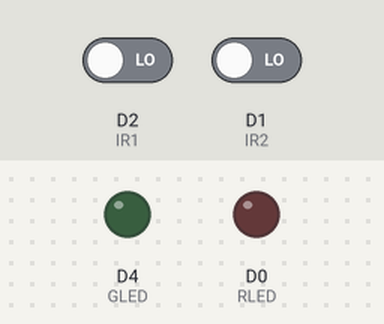
Bench run of a sketch on a simulated ESP8266 (NodeMCU). Parts: output pins drawn as LEDs (lit = HIGH). The inputs (shaded band) are chosen by the test bench; at power-on: D2 (IR1) LOW, D1 (IR2) LOW. WiFi joins after 1.5 s; servers stay silent unless stated; what the sketch prints to the serial monitor is not drawn.

Above: at 0.0 s.
At 1.6 s:
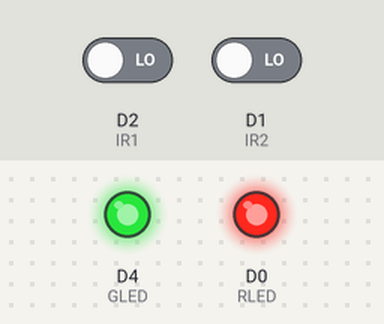
At 4.0 s:
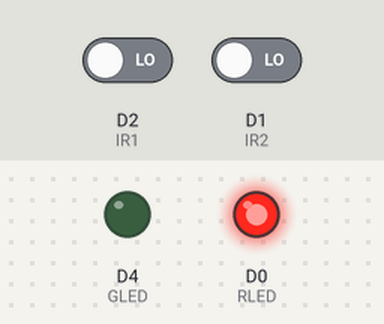
At 24.6 s:
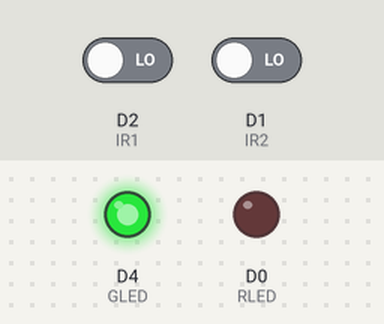
Timing chart, 0 to 26.1 s (numbered marks = the images above):
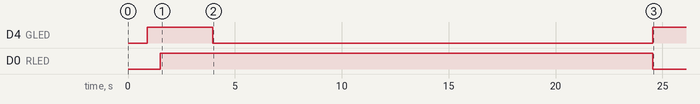

The sketch:

smartqueue_nodemcu.ino
```cpp
// ═══════════════════════════════════════════════
//  SmartQueue — NodeMCU ESP8266 V3
//  IR1=D2, IR2=D1, Green=D4, Red=D0
//  Firebase Anonymous Auth
// ═══════════════════════════════════════════════

#include <ESP8266WiFi.h>
#include <Firebase_ESP_Client.h>
#include "addons/TokenHelper.h"
#include "addons/RTDBHelper.h"

// ── FILL THESE ──────────────────────────────────
#define WIFI_SSID  "mahi"
#define WIFI_PASS  "987654321"
#define API_KEY    "AIzaSyBnxgIYK7eLGl5PvDurj6LuOZj3i9meqdE"
#define DB_URL     "https://smartqueue-d1306-default-rtdb.firebaseio.com"

// ── PINS (NodeMCU D-pins) ───────────────────────
#define IR1  D2   // GPIO4  - Entry sensor
#define IR2  D1   // GPIO5  - Exit sensor
#define GLED D4   // GPIO2  - Green LED (space ok)
#define RLED D0   // GPIO16 - Red LED (full)
#define MAX  15   // Max capacity

// ── FIREBASE ────────────────────────────────────
FirebaseData fbdo;
FirebaseAuth auth;
FirebaseConfig config;

// ── STATE ───────────────────────────────────────
int  count = 0;
bool ir1t  = false;
bool ir2t  = false;
unsigned long t1 = 0, t2 = 0;
bool fbReady = false;

// ── Send data to Firebase ────────────────────────
void sendFirebase(int c) {
  if (!Firebase.ready()) {
    Serial.println("[FB] Not ready!");
    return;
  }
  int wait  = c * 5;
  int spots = MAX - c;
  bool full = (c >= MAX);

  Firebase.RTDB.setInt( &fbdo, "/queue/count",    c);
  Firebase.RTDB.setInt( &fbdo, "/queue/waitMins", wait);
  Firebase.RTDB.setInt( &fbdo, "/queue/spots",    spots);
  Firebase.RTDB.setInt( &fbdo, "/queue/capacity", MAX);
  Firebase.RTDB.setBool(&fbdo, "/queue/isFull",   full);

  Serial.printf("[FB OK] count=%d wait=%dmin spots=%d\n", c, wait, spots);
}

// ── Update LEDs ──────────────────────────────────
void updateLED(int c) {
  if (c >= MAX) {
    digitalWrite(GLED, HIGH); // D4 active LOW on NodeMCU
    digitalWrite(RLED, LOW);
  } else {
    digitalWrite(GLED, LOW);  // Green ON
    digitalWrite(RLED, HIGH); // Red OFF
  }
}

void setup() {
  Serial.begin(115200);
  delay(500);
  Serial.println("\n=== SmartQueue NodeMCU V3 ===");

  // Pins
  pinMode(IR1,  INPUT);
  pinMode(IR2,  INPUT);
  pinMode(GLED, OUTPUT);
  pinMode(RLED, OUTPUT);

  // LED test
  Serial.println("LED test...");
  digitalWrite(GLED, LOW);  delay(400); // Green ON
  digitalWrite(GLED, HIGH); delay(200);
  digitalWrite(RLED, LOW);  delay(400); // Red ON
  digitalWrite(RLED, HIGH); delay(200);
  Serial.println("LED test done!");

  // WiFi
  WiFi.begin(WIFI_SSID, WIFI_PASS);
  Serial.print("WiFi connecting");
  int tries = 0;
  while (WiFi.status() != WL_CONNECTED && tries < 30) {
    delay(500);
    Serial.print(".");
    tries++;
  }

  if (WiFi.status() == WL_CONNECTED) {
    Serial.println("\nWiFi Connected!");
    Serial.println("IP: " + WiFi.localIP().toString());
  } else {
    Serial.println("\nWiFi FAILED! Check name/password");
    return;
  }

  // Firebase setup
  config.api_key      = API_KEY;
  config.database_url = DB_URL;
  config.token_status_callback = tokenStatusCallback;

  // Anonymous signin — no email/password needed
  Firebase.signUp(&config, &auth, "", "");
  Firebase.begin(&config, &auth);
  Firebase.reconnectWiFi(true);

  Serial.println("Firebase connecting...");

  // Wait up to 10 sec for Firebase
  unsigned long startWait = millis();
  while (!Firebase.ready() && millis() - startWait < 10000) {
    delay(300);
    Serial.print(".");
  }

  if (Firebase.ready()) {
    fbReady = true;
    Serial.println("\nFirebase READY! ✓");
    sendFirebase(0); // push initial zero
  } else {
    Serial.println("\nFirebase timeout — will retry");
  }

  Serial.println("=== System Live! ===");
  Serial.println("D2(IR1)→D1(IR2) = ENTRY");
  Serial.println("D1(IR2)→D2(IR1) = EXIT");

  updateLED(count);
}

void loop() {
  // Read sensors
  bool ir1 = digitalRead(IR1);
  bool ir2 = digitalRead(IR2);

  // ── IR1 edge detect ──
  if (!ir1t && ir1 == LOW) {
    ir1t = true;
    t1 = millis();
  }
  if (ir1 == HIGH) ir1t = false;

  // ── IR2 edge detect ──
  if (!ir2t && ir2 == LOW) {
    ir2t = true;
    t2 = millis();
  }
  if (ir2 == HIGH) ir2t = false;

  // ── ENTRY: IR1 first then IR2 ──
  if (ir1t && ir2 == LOW && (millis() - t1) < 2000) {
    if (count < MAX) {
      count++;
      Serial.printf(">>> ENTRY! Count = %d\n", count);
      updateLED(count);
      sendFirebase(count);
    } else {
      Serial.println(">>> BLOCKED — Full!");
    }
    ir1t = ir2t = false;
    delay(700);
  }

  // ── EXIT: IR2 first then IR1 ──
  if (ir2t && ir1 == LOW && (millis() - t2) < 2000) {
    if (count > 0) {
      count--;
      Serial.printf("<<< EXIT! Count = %d\n", count);
      updateLED(count);
      sendFirebase(count);
    } else {
      Serial.println("<<< Already 0!");
    }
    ir1t = ir2t = false;
    delay(700);
  }

  // ── Timeout reset ──
  if (ir1t && (millis() - t1) > 2000) ir1t = false;
  if (ir2t && (millis() - t2) > 2000) ir2t = false;

  // ── Firebase retry if not ready ──
  if (!Firebase.ready() && WiFi.status() == WL_CONNECTED) {
    Serial.println("[FB] Reconnecting...");
    delay(1000);
  }

  delay(20);
}
```

Measured:
- by itself, D4 (GLED): HIGH → LOW at 4.0 s, → HIGH 20.6 s later
- by itself, D0 (RLED): HIGH → LOW at 24.5 s
